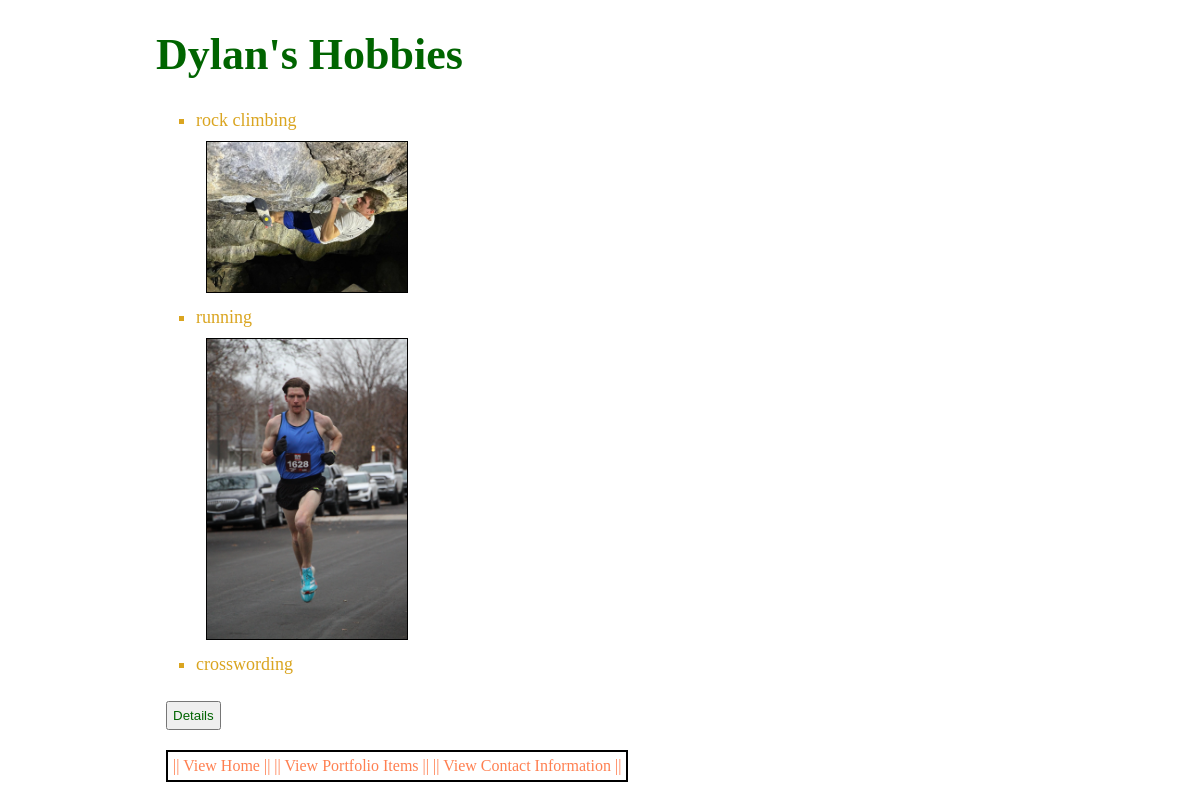
The page /hobby/ on the database its author committed.
### items/models.py (models this page shows, shortened)
class Hobby(models.Model):
    name = models.CharField(max_length=100)
    description = models.TextField()
    img_path = models.CharField(max_length=100, blank=True, null=True)

### items/views.py (the view)
# urls.py: path("hobby/", views.hobby, name="hobby"),
def hobby(request):
    hobbyList = Hobby.objects.all()
    context = {"hobbyList": hobbyList, "apis": apis}
    return render(request, "items/hobby.html", context)

### items/templates/items/hobby.html (shortened to what this page needs)
{% load static %}
<!DOCTYPE html>
<html>
<head>
    <link href="{% static 'css/styles.css' %}" rel="stylesheet">
</head>
<body>
<div class="content">
    <h1>Dylan's Hobbies</h1>
    <ul>
    {% for hobby in hobbyList %}
        <li>{{hobby.name}}</li>
        {% if hobby.img_path  %}
            <img src="{% static hobby.img_path %}" alt="{{ hobby.name }}" width="200"/>
        {% endif %}
    {% endfor %}
    </ul>
<button class="button"><a href="./hobbyDetail">Details</a></button>
<br/>
<div id="home-links">
    {% for api in apis %}
        {% if api.name != "View Hobbies" %}
        <a href="{{ api.path }}">|| {{ api.name }} ||</a>
        {% endif %}
    {% endfor %}
</div>
</div>
</body>
</html>

### items/static/css/styles.css (style rules this page uses)
.content { width: 75%; margin: 0 auto; }
.button { padding: 5px; color: darkgreen; margin: 10px; }
.button a { text-decoration: none; }
.button a:link { color: darkgreen; }
h1 { color: darkgreen; font-size: 44px; }
ul li { font-size: 18px; list-style-type: square; color: goldenrod; }
#home-links { border: 2px solid black; width: fit-content; padding: 5px; font-family: "Malgun Gothic"; margin: 10px; }
#home-links a { text-decoration: none; }
#home-links a:link { color: coral; }
img { margin: 10px; border: 1px solid black; }

### rows shown on the page
Hobby: name "rock climbing", img_path (picture)
Hobby: name "running", img_path (picture)
Hobby: name "crosswording"

### other values the page prints
{{ api.name }} "View Home" "View Portfolio Items" "View Contact Information"
